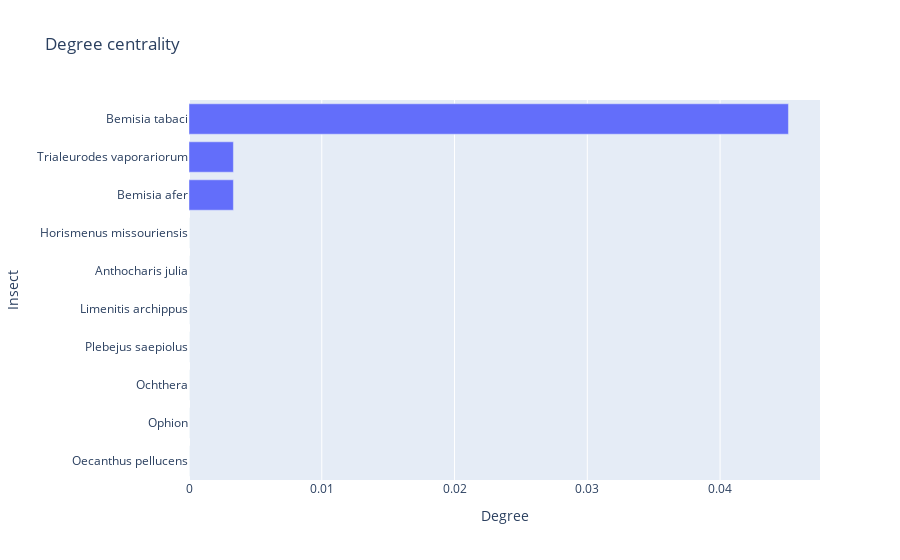

Source (notebook cell):
### Markdown cell above
# Visualisasi Hasil Analisis

### Code cell
import plotly.graph_objects as go

to_itter=data_to_count.sort_values('dc_result',ascending=False).reset_index(drop=True)[:10]

label=[]
degree=[]
for index,data in to_itter.sort_values('dc_result',ascending=True).reset_index(drop=True).iterrows():
    label.append(data.label)
    degree.append(data.dc_result)

fig = go.Figure(data=go.Bar(
    x=degree,
    y=label,
    orientation='h'
))

fig.update_layout(
    title='Degree centrality',
    xaxis_title='Degree',
    yaxis_title='Insect'
)

fig.show()

### Figure 1 — Plotly figure (JSON) as saved in the notebook; plotly's stock layout.template omitted (floating-point values rounded to 4 significant figures)
{"data": [{"orientation": "h", "type": "bar", "x": [0, 0, 0, 0, 0, 0, 0, 0.003344, 0.003344, 0.04515], "y": ["Oecanthus pellucens", "Ophion", "Ochthera", "Plebejus saepiolus", "Limenitis archippus", "Anthocharis julia", "Horismenus missouriensis", "Bemisia afer", "Trialeurodes vaporariorum", "Bemisia tabaci"]}], "layout": {"title": {"text": "Degree centrality"}, "xaxis": {"title": {"text": "Degree"}}, "yaxis": {"title": {"text": "Insect"}}}}
